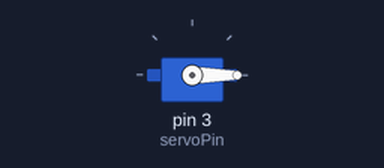
The sketch below on a simulated Arduino Uno, built with avr-gcc and run on an emulated ATmega328P. On the bench: servo. What the sketch prints to the serial monitor is not drawn.

Above: at 0.05 s.
Timing chart, 0 to 4.6 s (numbered marks = the images above):
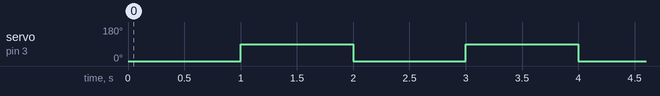

Measured:
- by itself, servo on pin 3 (servoPin): alternates 90° for 1.0 s and 0° for 1.0 s

The sketch:

sketch_90DegreeMadness.ino
```cpp
#include <Servo.h>


// Declare the Servo pin
int servoPin = 3;
// Create a servo object
Servo servo;

void setup() {
  Serial.begin(9600);
  // We need to attach the servo to the used pin number
  servo.attach(servoPin);
}

void loop() {
  // Make servo go to 0 degrees
  servo.write(0);
  Serial.println("0");
  delay(1000);
  // Make servo go to 90 degrees
  servo.write(90);
  Serial.println("90");
  delay(1000);

}
```
